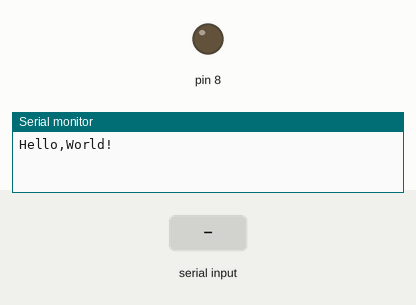
A sketch run on a simulated Arduino Uno, built with avr-gcc and run on an emulated ATmega328P. On the bench: output pins drawn as LEDs (lit = HIGH), the last lines printed to the serial monitor. The test bench sets the inputs (shaded band).

Above: at 1.2 s.
1.3 s: "1" received over Serial
At 2.3 s:
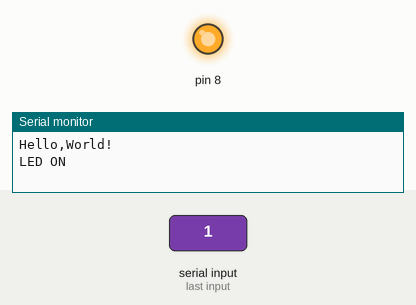
2.8 s: "0" received over Serial
At 3.4 s:
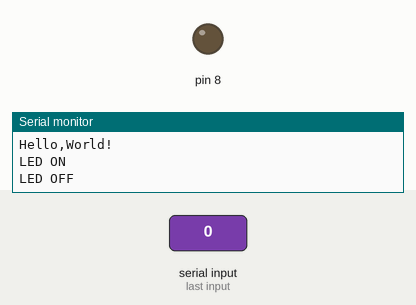
Timing chart, 0 to 5.8 s (numbered marks = the images above; inputs shaded):
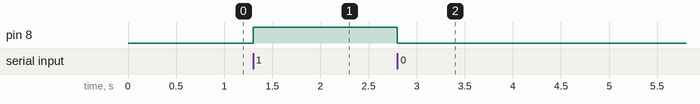

Measured:
- after the input at 1.3 s, pin 8: LOW → HIGH at once
- after the input at 2.8 s, pin 8: HIGH → LOW at once

The sketch:

Lab-03.ino
```cpp
int val;
void setup()
{
  Serial.begin(9600);
  Serial.println("Hello,World!");

  pinMode(8,OUTPUT);
}
void loop()
{
  if(Serial.available())
  {
    val = Serial.read();
    if(val == '0')
    {
      digitalWrite(8, LOW);
      Serial.println("LED OFF");
    }
    else if(val == '1')
    {
      digitalWrite(8, HIGH);
      Serial.println("LED ON");
    }
  }
}
```
